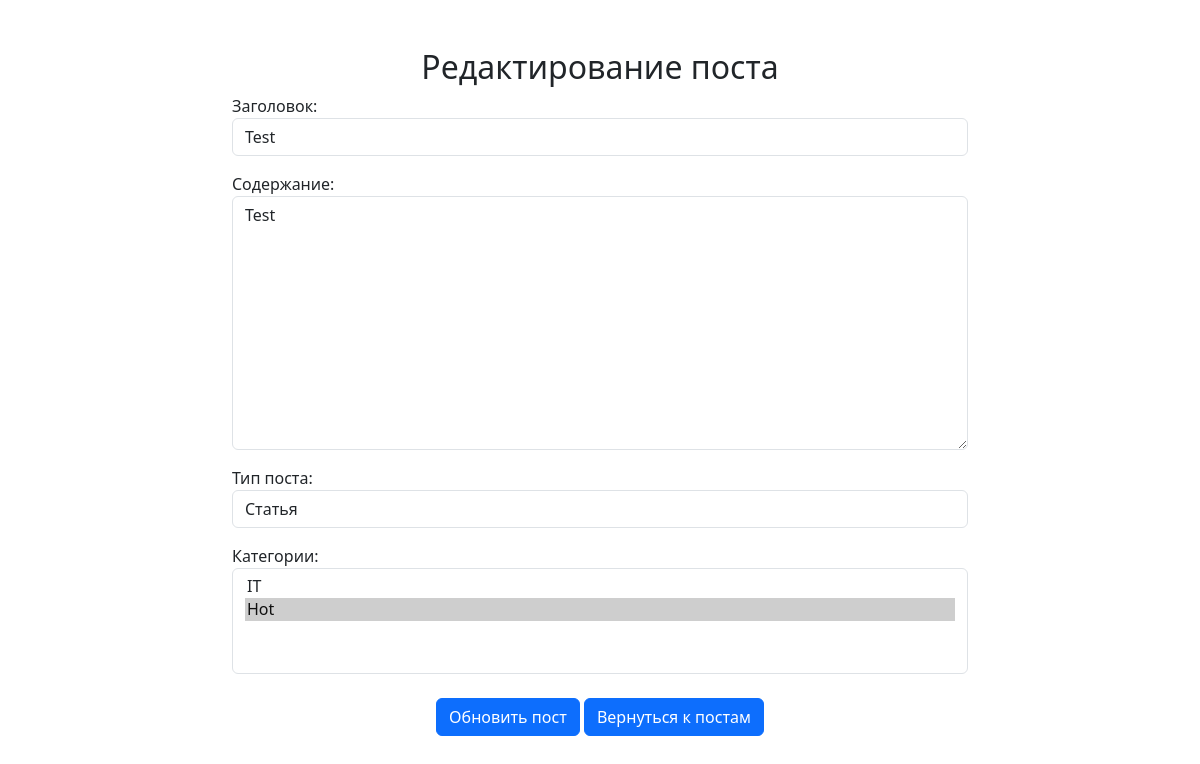
Page /news/2/edit/ (signed in) on the earlier database version.
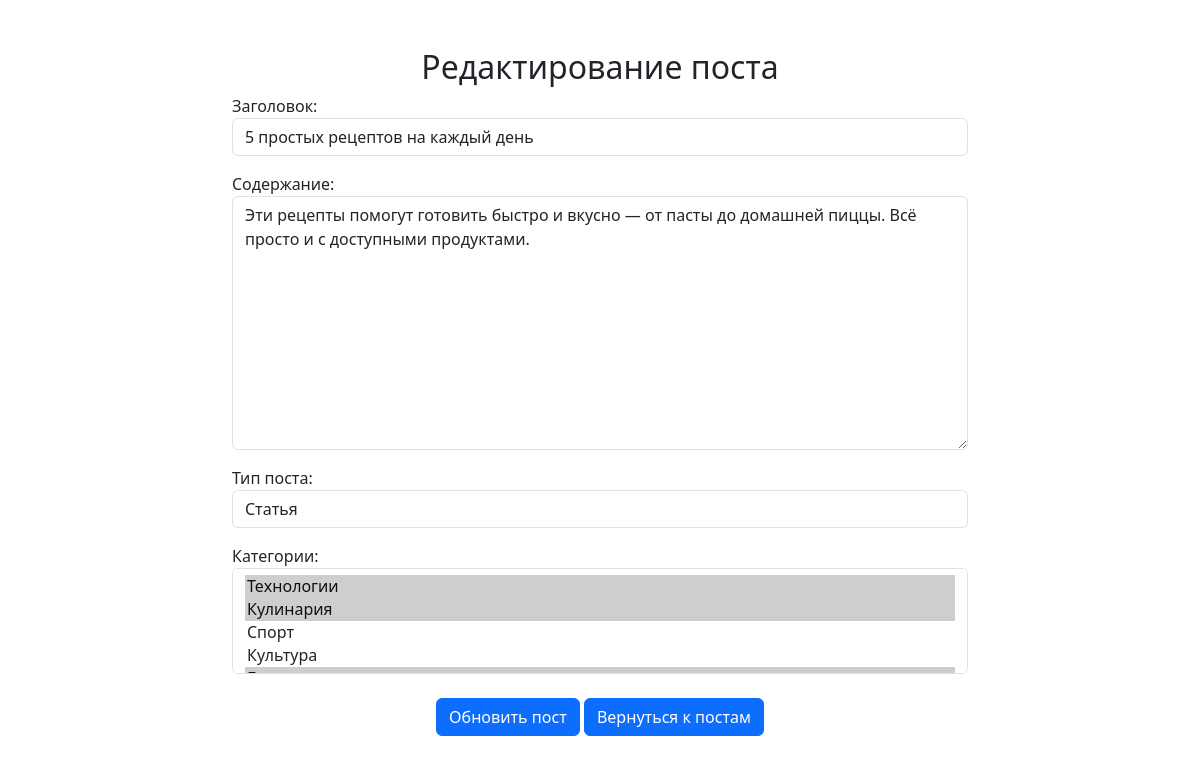
Same page on the later database version.
### newapp/models.py (models this page shows, shortened)
class Post(models.Model):
    author = models.ForeignKey(
        Author,
        on_delete=models.CASCADE,
        verbose_name='Автор'
    )
    NEWS = 'NW'
    ARTICLE = 'AR'
    CATEGORY_CHOICES = (
        (NEWS, 'Новость'),
        (ARTICLE, 'Статья'),
    )
    CategoryType = models.CharField(
        max_length=2,
        choices=CATEGORY_CHOICES,
        default=ARTICLE,
        verbose_name='Тип поста'
    )
    dateCreation = models.DateTimeField(auto_now_add=True)
    categories = models.ManyToManyField(
        Category,
        through='PostCategory',
        verbose_name='Категории'
    )
    title = models.CharField(
        max_length=128,
        verbose_name='Заголовок'
    )
    text = models.TextField(verbose_name='Содержание')
    rating = models.SmallIntegerField(default=0, verbose_name='Рейтинг')
    is_sented = models.BooleanField(default=False)
    class Meta:
        verbose_name = 'Пост'
        verbose_name_plural = 'Посты'

### newapp/views.py (the view, shortened to what this page needs)
# urls.py: path('news/<int:pk>/edit/', PostUpdateView.as_view(), name='post_edit'),
class PostUpdateView(LoginRequiredMixin, UpdateView):
    model = Post
    form_class = PostForm
    template_name = 'news/post_form.html'
    def get_object(self, queryset=None):
        post = super().get_object(queryset)
        if post.author.author != self.request.user:
            raise PermissionDenied()
        return post

### newapp/forms.py
class PostForm(forms.ModelForm):
    class Meta:
        model = Post
        fields = ['title', 'text', 'CategoryType', 'categories']
    def __init__(self, *args, **kwargs):
        super().__init__(*args, **kwargs)
        self.fields['title'].widget.attrs.update({'class': 'form-control'})
        self.fields['text'].widget.attrs.update({'class': 'form-control'})
        self.fields['CategoryType'].widget.attrs.update(
            {'class': 'form-control'}
        )
        self.fields['categories'].widget.attrs.update(
            {'class': 'form-control'}
        )

### newapp/models.py (called while the page is built)
    def __str__(self):
        return self.name

### templates/news/post_form.html (shortened to what this page needs)
{% extends 'default.html' %}
{% block content %}
<div class="container mt-5">
    <h2 class="text-center mt-5">
        {% if object %}
            Редактирование поста
        {% else %}
            Создание поста
        {% endif %}
    </h2>
    <div class="row justify-content-center">
        <div class="col-md-8">
            <form method="POST">
                {{ form.as_p }}
                <div class="text-center">
                    <button type="submit" class="btn btn-primary btn-block mt-2">
                        {% if object %}
                            Обновить пост
                        {% else %}
                            Создать пост
                        {% endif %}
                    </button>
                    <a href="{% url 'post_list' %}" class="btn btn-primary btn-block mt-2">Вернуться к постам</a>
                </div>
            </form>
        </div>
    </div>
</div>
{% endblock %}

Differences in the rows shown:
changed Post "Статья": title "Test" → "5 простых рецептов на каждый день"; text "Test" → "Эти рецепты помогут готовить быстро и вкусно — от пасты до домашней пиццы. Всё просто и с доступными продуктами."
Other differences:
form field categories: "IT / Hot ☑" → "Технологии ☑ / Кулинария ☑ / Спорт / Культура"
